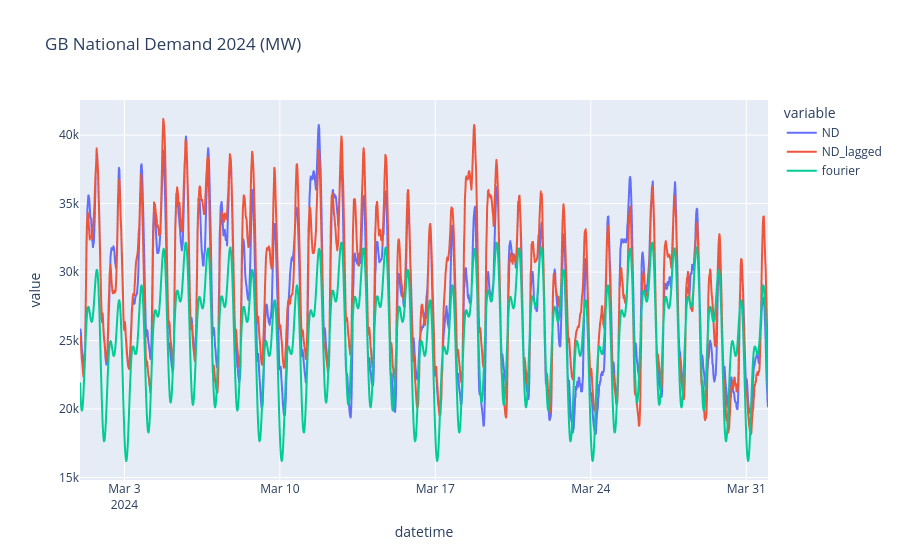

Notebook code cell kept with this figure:
### Code cell
# plot these first to better see why perform so poorly
# Plot lines
y_comb = pd.concat([y_pred, y_fore])
df['fourier'] = y_comb

march2_df = df[df['month']==3]
fig2 = px.line(march2_df, y=['ND', 'ND_lagged','fourier'], title='GB National Demand 2024 (MW)')
fig2.show()

### Figure 1 — Plotly figure (JSON) as saved in the notebook; plotly's stock layout.template omitted (floating-point values rounded to 4 significant figures; data arrays with more than 128 entries replaced by an {"elided": "..."} marker saying what was removed)
{"data": [{"hovertemplate": "variable=ND<br>datetime=%{x}<br>value=%{y}<extra></extra>", "legendgroup": "ND", "line": {"color": "#636efa", "dash": "solid"}, "marker": {"symbol": "circle"}, "mode": "lines", "name": "ND", "showlegend": true, "type": "scattergl", "x": {"elided": "1488 str values"}, "xaxis": "x", "y": {"elided": "1488 float values"}, "yaxis": "y"}, {"hovertemplate": "variable=ND_lagged<br>datetime=%{x}<br>value=%{y}<extra></extra>", "legendgroup": "ND_lagged", "line": {"color": "#EF553B", "dash": "solid"}, "marker": {"symbol": "circle"}, "mode": "lines", "name": "ND_lagged", "showlegend": true, "type": "scattergl", "x": {"elided": "1488 str values"}, "xaxis": "x", "y": {"elided": "1488 float values"}, "yaxis": "y"}, {"hovertemplate": "variable=fourier<br>datetime=%{x}<br>value=%{y}<extra></extra>", "legendgroup": "fourier", "line": {"color": "#00cc96", "dash": "solid"}, "marker": {"symbol": "circle"}, "mode": "lines", "name": "fourier", "showlegend": true, "type": "scattergl", "x": {"elided": "1488 str values"}, "xaxis": "x", "y": {"elided": "1488 float values"}, "yaxis": "y"}], "layout": {"legend": {"title": {"text": "variable"}, "tracegroupgap": 0}, "title": {"text": "GB National Demand 2024 (MW)"}, "xaxis": {"anchor": "y", "domain": [0.0, 1.0], "title": {"text": "datetime"}}, "yaxis": {"anchor": "x", "domain": [0.0, 1.0], "title": {"text": "value"}}}}
